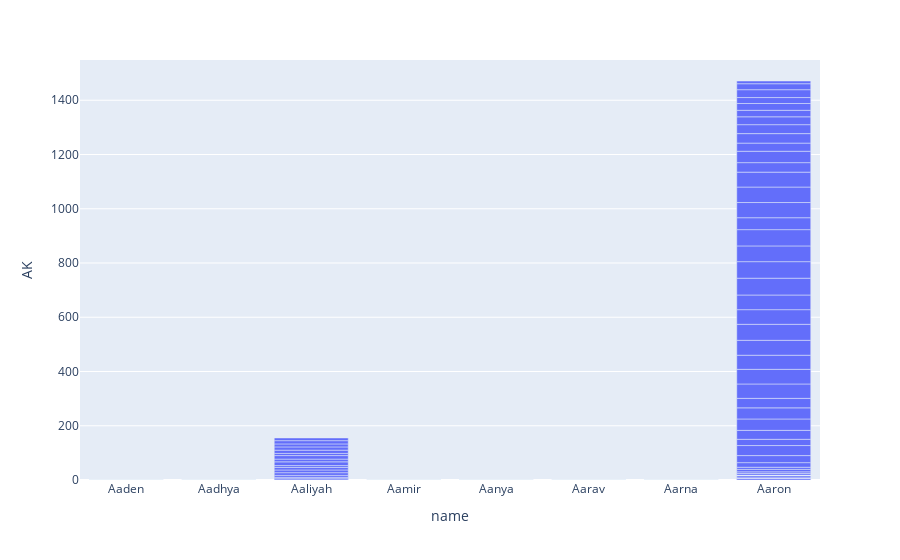

The cell this chart's notebook holds for it:
### Markdown cell above
_include figures in chunks and discuss your findings in the figure._

### Code cell
#| label: Q1-chart
#| code-summary: plot example
#| fig-cap: My useless chart
#| fig-align: center
# Include and execute your code here
chart = px.bar(df.head(200),
    x="name", 
    y="AK"
)
chart.show()

### Figure 1 — Plotly figure (JSON) as saved in the notebook; plotly's stock layout.template omitted (floating-point values rounded to 4 significant figures; data arrays with more than 128 entries replaced by an {"elided": "..."} marker saying what was removed)
{"data": [{"alignmentgroup": "True", "hovertemplate": "name=%{x}<br>AK=%{y}<extra></extra>", "legendgroup": "", "marker": {"color": "#636efa", "pattern": {"shape": ""}}, "name": "", "offsetgroup": "", "orientation": "v", "showlegend": false, "textposition": "auto", "type": "bar", "x": {"elided": "200 str values"}, "xaxis": "x", "y": {"elided": "200 int values"}, "yaxis": "y"}], "layout": {"barmode": "relative", "legend": {"tracegroupgap": 0}, "margin": {"t": 60}, "xaxis": {"anchor": "y", "domain": [0, 1], "title": {"text": "name"}}, "yaxis": {"anchor": "x", "domain": [0, 1], "title": {"text": "AK"}}}}
